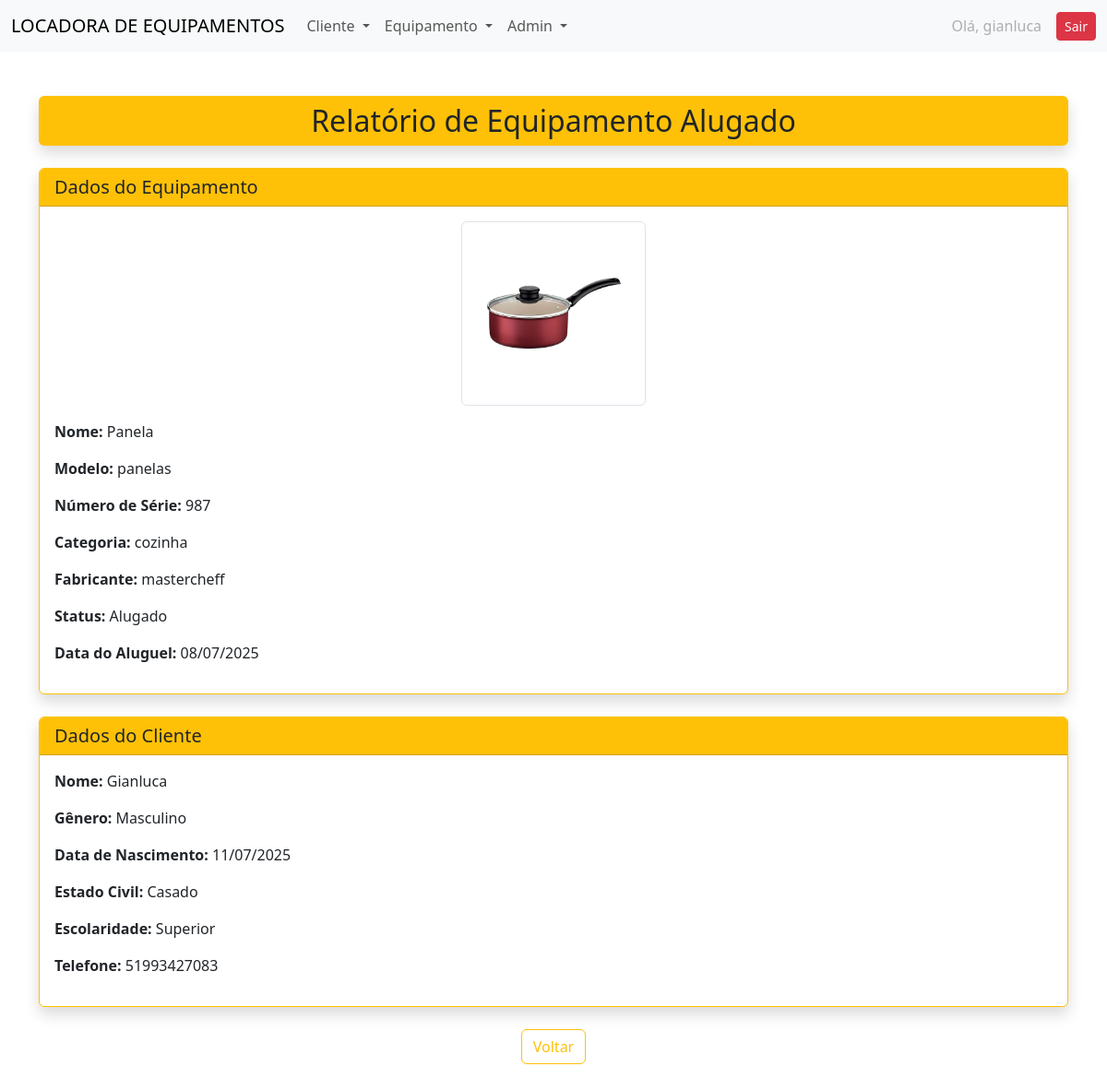
Before: /locadora/relatorio/equipamento/5/ (signed in) with the older database file.
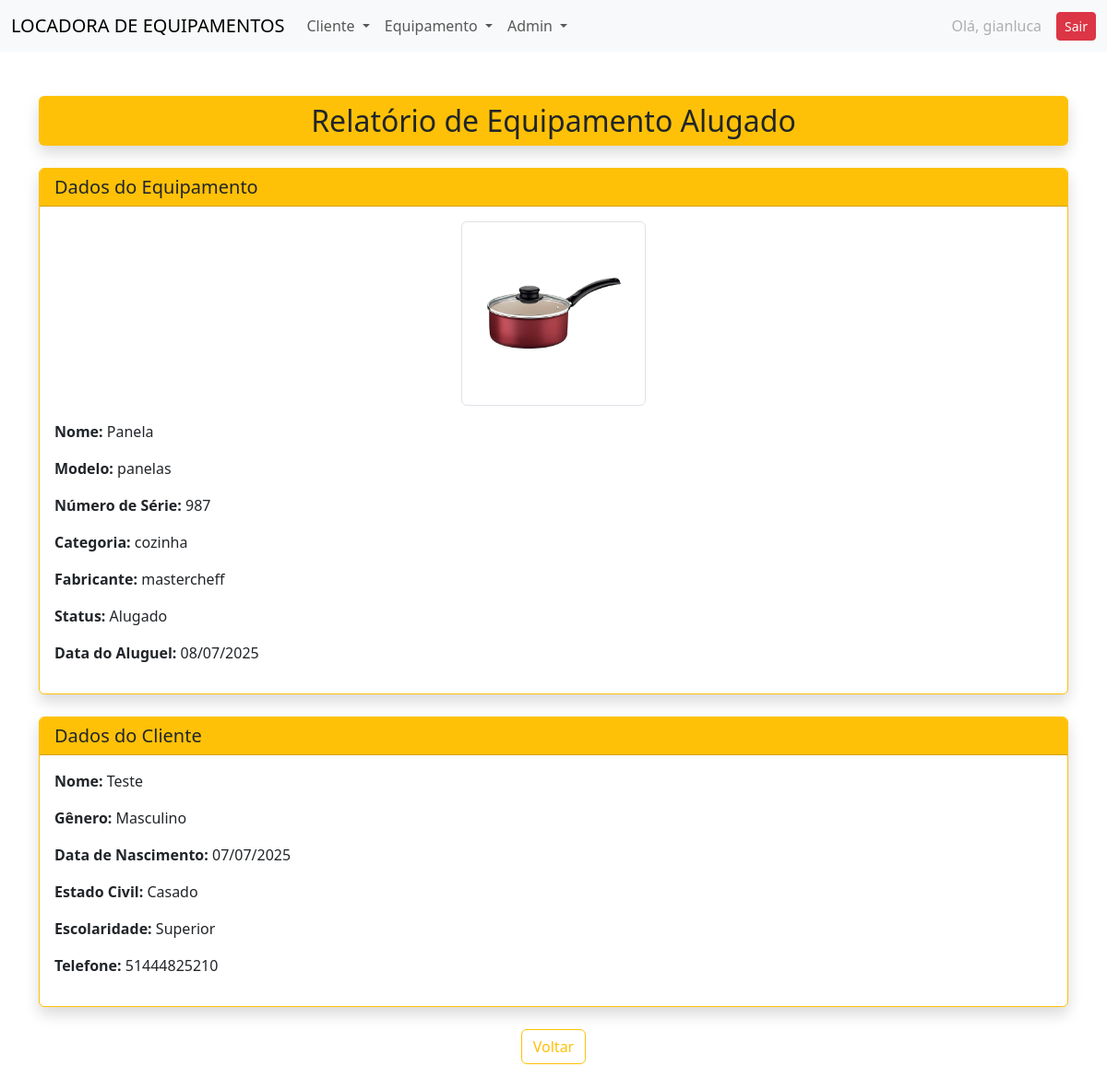
After: the same page with the newer database file.
### locadora/models.py (models this page shows, shortened)
class Usuario(models.Model):
    nome = models.CharField(max_length=100)
    data_nascimento = models.DateField()
    cpf = models.CharField(max_length=14, unique=True)
    genero = models.CharField(max_length=2, choices=GENERO_CHOICES)
    estado_civil = models.CharField(max_length=30, choices=ESTADO_CIVIL_CHOICES)
    escolaridade = models.CharField(max_length=50, choices=ESCOLARIDADE_CHOICES)
    equipamento = models.ForeignKey(Equipamento, on_delete=models.SET_NULL, null=True, blank=True)
    ativo = models.BooleanField(default=True)
    telefone = models.CharField(max_length=15, blank=True, null=True)
    cidade = models.CharField(max_length=100, blank=True, null=True)
    bairro = models.CharField(max_length=100, blank=True, null=True)
    rua = models.CharField(max_length=100, blank=True, null=True)
    numero = models.CharField(max_length=10, blank=True, null=True)
    complemento = models.CharField(max_length=100, blank=True, null=True)

### locadora/views.py (the view)
# urls.py: path('relatorio/equipamento/<int:id>/', views.relatorio_equipamento, name='relatorio_equipamento'),
@login_required
def relatorio_equipamento(request, id):
    try:
        equipamento = Equipamento.objects.get(id=id, status='ALUGADO')
    except Equipamento.DoesNotExist:
        messages.error(request, "Equipamento não encontrado ou não está alugado.")
        return redirect('equipamentos_alugados')
    cliente = Usuario.objects.filter(equipamento=equipamento, ativo=True).first()
    dados = {
        'equipamento': equipamento,
        'cliente': cliente,
    }
    return render(request, 'locadora/relatorio_equipamento.html', dados)

### locadora/templates/locadora/relatorio_equipamento.html
{% extends 'locadora/base.html' %}
{% block content %}
<div class="container my-5">
    <h2 class="text-center bg-warning text-dark py-2 rounded shadow">Relatório de Equipamento Alugado</h2>
    <div class="card border-warning shadow mt-4">
        <div class="card-header bg-warning text-dark">
            <h5 class="mb-0">Dados do Equipamento</h5>
        </div>
        <div class="card-body">
            {% if equipamento.foto %}
                <div class="text-center mb-3">
                    <img src="{{ equipamento.foto.url }}" alt="Foto do equipamento" class="img-thumbnail" width="200">
                </div>
            {% endif %}
            <p><strong>Nome:</strong> {{ equipamento.nome }}</p>
            <p><strong>Modelo:</strong> {{ equipamento.modelo }}</p>
            <p><strong>Número de Série:</strong> {{ equipamento.numero_serie }}</p>
            <p><strong>Categoria:</strong> {{ equipamento.categoria }}</p>
            <p><strong>Fabricante:</strong> {{ equipamento.fabricante }}</p>
            <p><strong>Status:</strong> {{ equipamento.get_status_display }}</p>
            <p><strong>Data do Aluguel:</strong> {{ equipamento.data_alugado|date:"d/m/Y" }}</p>
        </div>
    </div>
    {% if cliente %}
    <div class="card border-warning shadow mt-4">
        <div class="card-header bg-warning text-dark">
            <h5 class="mb-0">Dados do Cliente</h5>
        </div>
        <div class="card-body">
            <p><strong>Nome:</strong> {{ cliente.nome }}</p>
            <p><strong>Gênero:</strong> {{ cliente.get_genero_display }}</p>
            <p><strong>Data de Nascimento:</strong> {{ cliente.data_nascimento|date:"d/m/Y" }}</p>
            <p><strong>Estado Civil:</strong> {{ cliente.get_estado_civil_display }}</p>
            <p><strong>Escolaridade:</strong> {{ cliente.get_escolaridade_display }}</p>
            <p><strong>Telefone:</strong> {{ cliente.telefone }}</p>
        </div>
    </div>
    {% else %}
        <div class="alert alert-warning mt-4 shadow">
            Nenhum cliente vinculado a este equipamento.
        </div>
    {% endif %}
    <div class="text-center mt-4">
        <a href="{% url 'equipamentos_alugados' %}" class="btn btn-outline-warning">Voltar</a>
    </div>
</div>
{% endblock %}

Changed rows visible on the page:
no longer on this page (row edited): Usuario: nome "Gianluca", genero "Masculino", data_nascimento "11/07/2025", estado_civil "Casado", escolaridade "Superior", telefone "51993427083"
now on this page (row edited): Usuario: nome "Teste", genero "Masculino", data_nascimento "07/07/2025", estado_civil "Casado", escolaridade "Superior", telefone "51444825210"
